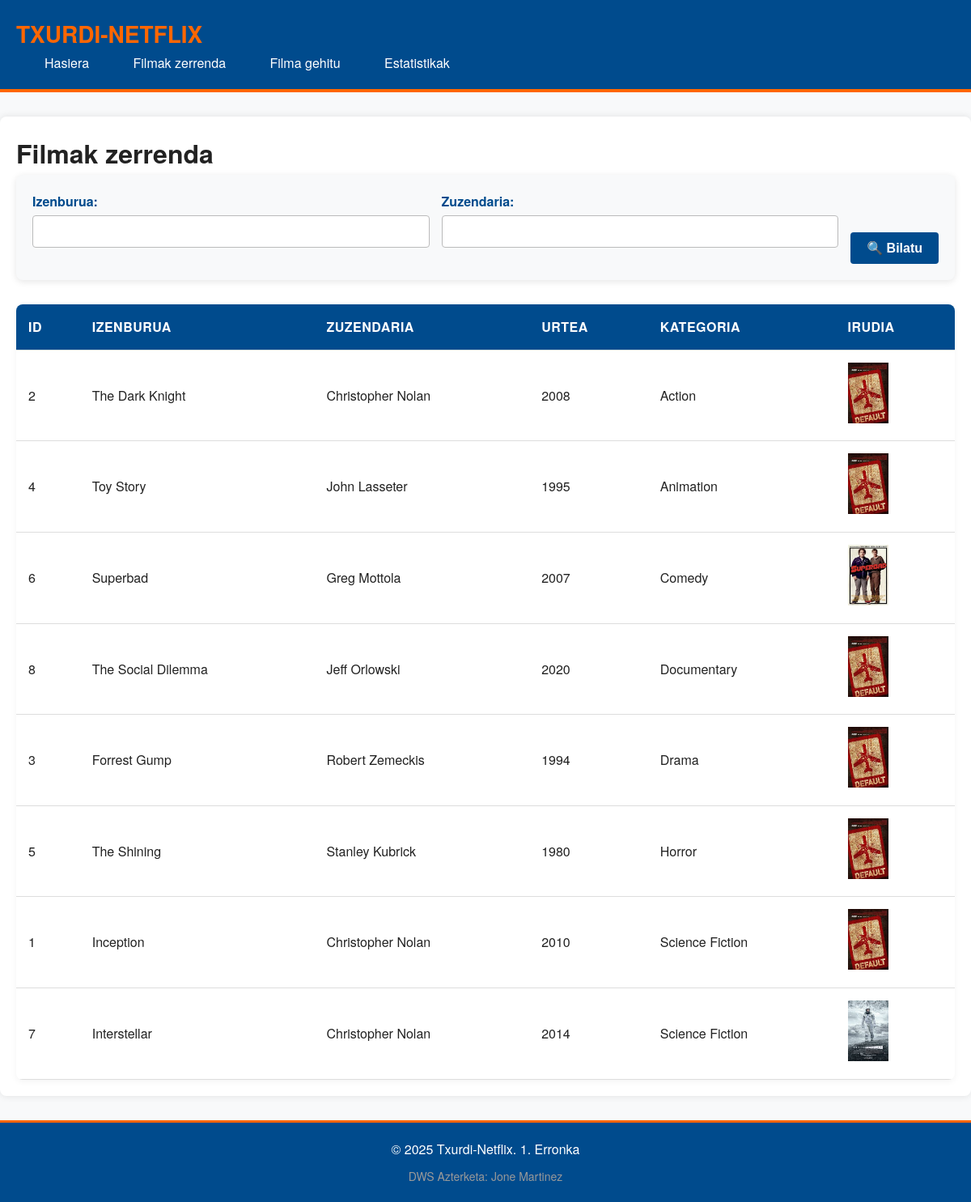
The app's page /movies.php with its own data.
### tables this page shows
CREATE TABLE movies (
  id INT AUTO_INCREMENT PRIMARY KEY,
  title VARCHAR(150) NOT NULL,
  director VARCHAR(120) NOT NULL,
  year INT(4) NOT NULL,
  category_id INT NOT NULL,
  image VARCHAR(255) DEFAULT NULL,
  FOREIGN KEY (category_id) REFERENCES categories(id)
    ON DELETE CASCADE
    ON UPDATE CASCADE
);

CREATE TABLE categories (
  id INT AUTO_INCREMENT PRIMARY KEY,
  name VARCHAR(100) NOT NULL
);

### movies.php (the view, shortened to what this page needs)
<?php
require_once 'db.php';
include 'header.php';
$search_title = isset($_GET['title']) ? trim($_GET['title']) : '';
$search_director = isset($_GET['director']) ? trim($_GET['director']) : '';
$sql = "SELECT m.*, c.name as category_name
        FROM movies m
        INNER JOIN categories c ON m.category_id = c.id
        WHERE 1=1";
$params = [];
$sql .= " ORDER BY c.name ASC";
$stmt = $pdo->prepare($sql);
$stmt->execute($params);
$movies = $stmt->fetchAll();
?>
<h1>Filmak zerrenda</h1>
<div class="search-form">
    <form method="GET" action="movies.php">
        <div class="form-row">
            <div class="form-group">
                <label for="title">Izenburua:</label>
                <input type="text" id="title" name="title" value="<?php echo htmlspecialchars($search_title); ?>">
            </div>
            <div class="form-group">
                <label for="director">Zuzendaria:</label>
                <input type="text" id="director" name="director" value="<?php echo htmlspecialchars($search_director); ?>">
            </div>
            <div>
                <button type="submit" class="btn">🔍 Bilatu</button>
            </div>
        </div>
    </form>
</div>
<?php if (count($movies) > 0): ?>
    <table>
        <thead>
            <tr>
                <th>ID</th>
                <th>Izenburua</th>
                <th>Zuzendaria</th>
                <th>Urtea</th>
                <th>Kategoria</th>
                <th>Irudia</th>
            </tr>
        </thead>
        <tbody>
            <?php foreach ($movies as $movie): ?>
                <tr>
                    <td><?php echo htmlspecialchars($movie['id']); ?></td>
                    <td><?php echo htmlspecialchars($movie['title']); ?></td>
                    <td><?php echo htmlspecialchars($movie['director']); ?></td>
                    <td><?php echo htmlspecialchars($movie['year']); ?></td>
                    <td><?php echo htmlspecialchars($movie['category_name']); ?></td>
                    <?php
                        $image_path = 'img/' . $movie['image'];
                        $default_image = 'img/default.jpg';
                        if (!empty($movie['image']) && file_exists($image_path)) {
                            $img_src = $image_path;
                        } else {
                            $img_src = $default_image;
                        }
                    ?>
                    <td><img src="<?php echo $img_src; ?>" alt="<?php echo $img_src; ?>" width="50" height="75"></td>
                </tr>
            <?php endforeach; ?>
        </tbody>
    </table>
<?php else: ?>
    <div class="no-results">
        <p>Ez da filmarik aurkitu bilaketa honekin.</p>
    </div>
<?php endif; ?>
<?php include 'footer.php'; ?>

### header.php (shortened to what this page needs)
<!DOCTYPE html>
<html lang="eu">
<head>
</head>
<body>
    <header>
        <div class="header-content">
            <div class="logo">TXURDI-NETFLIX</div>
            <nav>
                <a href="index.php">Hasiera</a>
                <a href="movies.php">Filmak zerrenda</a>
                <a href="add_movie.php">Filma gehitu</a>
                <a href="statistics.php">Estatistikak</a>
            </nav>
        </div>
    </header>
    <div class="container">

### footer.php
</div>
    <footer>
        <p>&copy; 2025 Txurdi-Netflix. 1. Erronka</p>
        <p style="margin-top: 10px; font-size: 14px; color: #999;">DWS Azterketa: Jone Martinez</p>
    </footer>
</body>
</html>

### style.css (style rules this page uses)
* { margin: 0; padding: 0; box-sizing: border-box; }
:root { --kolore-nagusia: #004b8d; --kolore-azentua: #ff6600; --testu-kolorea: #222; --atzefondo-argia: #f8f9fa; --atzefondo-iluna: #0a0a0a; }
body { background-color: var(--atzefondo-argia); color: var(--testu-kolorea); font-family: 'Helvetica Neue', Arial, sans-serif; line-height: 1.6; }
header { background-color: var(--kolore-nagusia); color: #fff; border-bottom: 4px solid var(--kolore-azentua); padding: 20px; }
.logo { font-size: 28px; font-weight: bold; color: var(--kolore-azentua); }
nav a { color: #fff; text-decoration: none; margin-left: 20px; padding: 8px 15px; border-radius: 4px; transition: background-color 0.3s, color 0.3s; }
.container { max-width: 1200px; margin: 30px auto; padding: 20px; background-color: #fff; color: var(--testu-kolorea); border-radius: 8px; box-shadow: 0 0 10px rgba(0,0,0,0.1); }
footer { background-color: var(--kolore-nagusia); color: #fff; text-align: center; padding: 20px; border-top: 3px solid var(--kolore-azentua); }
.form-group { margin-bottom: 20px; flex: 1; }
.form-group label { display: block; margin-bottom: 5px; color: var(--kolore-nagusia); font-weight: 600; }
.form-group input, .form-group select { width: 100%; padding: 10px; border: 1px solid #bbb; border-radius: 4px; background-color: #fff; color: #333; font-size: 16px; transition: border-color 0.3s, box-shadow 0.3s; }
.btn { padding: 10px 20px; background-color: var(--kolore-nagusia); color: #fff; border: none; border-radius: 4px; cursor: pointer; font-size: 16px; text-decoration: none; display: inline-block; font-weight: 600; width: 100%; transition: background-color 0.3s ease-in-out; }
.search-form { background-color: var(--atzefondo-argia); padding: 20px; border-radius: 8px; margin-bottom: 30px; box-shadow: 0 2px 8px rgba(0,0,0,0.1); }
.form-row { display: flex; gap: 15px; align-items: end; flex-wrap: wrap; }
table { width: 100%; border-collapse: collapse; background-color: #fff; border-radius: 8px; overflow: hidden; box-shadow: 0 2px 8px rgba(0,0,0,0.05); }
th, td { padding: 15px; text-align: left; border-bottom: 1px solid #ddd; }
th { background-color: var(--kolore-nagusia); color: #fff; font-weight: bold; text-transform: uppercase; letter-spacing: 0.5px; }

### records on screen
movies: id "2", title "The Dark Knight", director "Christopher Nolan", year "2008", category.name "Action"
movies: id "4", title "Toy Story", director "John Lasseter", year "1995", category.name "Animation"
movies: id "6", title "Superbad", director "Greg Mottola", year "2007", category.name "Comedy", image (picture)
movies: id "8", title "The Social Dilemma", director "Jeff Orlowski", year "2020", category.name "Documentary"
movies: id "3", title "Forrest Gump", director "Robert Zemeckis", year "1994", category.name "Drama"
movies: id "5", title "The Shining", director "Stanley Kubrick", year "1980", category.name "Horror"
movies: id "1", title "Inception", director "Christopher Nolan", year "2010", category.name "Science Fiction"
movies: id "7", title "Interstellar", director "Christopher Nolan", year "2014", category.name "Science Fiction", image (picture)
